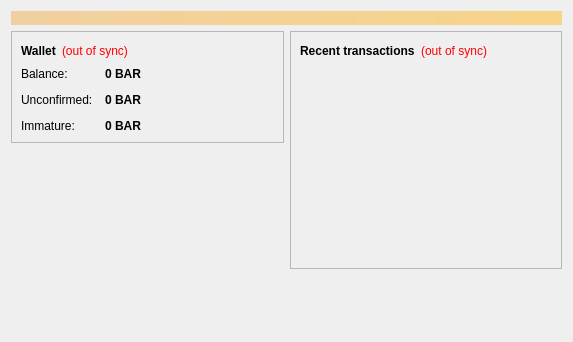
<?xml version="1.0" encoding="UTF-8"?>
<ui version="4.0">
 <class>OverviewPage</class>
 <widget class="QWidget" name="OverviewPage">
  <property name="geometry">
   <rect>
    <x>0</x>
    <y>0</y>
    <width>573</width>
    <height>342</height>
   </rect>
  </property>
  <property name="windowTitle">
   <string>Form</string>
  </property>
  <layout class="QVBoxLayout" name="topLayout">
   <item>
    <widget class="QLabel" name="labelAlerts">
     <property name="visible">
      <bool>false</bool>
     </property>
     <property name="styleSheet">
      <string notr="true">background-color: qlineargradient(x1: 0, y1: 0, x2: 1, y2: 0, stop:0 #F0D0A0, stop:1 #F8D488); color:#000000;</string>
     </property>
     <property name="wordWrap">
      <bool>true</bool>
     </property>
     <property name="margin">
      <number>3</number>
     </property>
    </widget>
   </item>
   <item>
    <layout class="QHBoxLayout" name="horizontalLayout" stretch="1,1">
     <item>
      <layout class="QVBoxLayout" name="verticalLayout_2">
       <item>
        <widget class="QFrame" name="frame">
         <property name="frameShape">
          <enum>QFrame::StyledPanel</enum>
         </property>
         <property name="frameShadow">
          <enum>QFrame::Raised</enum>
         </property>
         <layout class="QVBoxLayout" name="verticalLayout_4">
          <item>
           <layout class="QHBoxLayout" name="horizontalLayout_4">
            <item>
             <widget class="QLabel" name="label_5">
              <property name="font">
               <font>
                <weight>75</weight>
                <bold>true</bold>
               </font>
              </property>
              <property name="text">
               <string>Wallet</string>
              </property>
             </widget>
            </item>
            <item>
             <widget class="QLabel" name="labelWalletStatus">
              <property name="toolTip">
               <string>The displayed information may be out of date. Your wallet automatically synchronizes with the Barcoin network after a connection is established, but this process has not completed yet.</string>
              </property>
              <property name="styleSheet">
               <string notr="true">QLabel { color: red; }</string>
              </property>
              <property name="text">
               <string notr="true">(out of sync)</string>
              </property>
              <property name="alignment">
               <set>Qt::AlignLeading|Qt::AlignLeft|Qt::AlignVCenter</set>
              </property>
             </widget>
            </item>
            <item>
             <spacer name="horizontalSpacer_2">
              <property name="orientation">
               <enum>Qt::Horizontal</enum>
              </property>
              <property name="sizeHint" stdset="0">
               <size>
                <width>40</width>
                <height>20</height>
               </size>
              </property>
             </spacer>
            </item>
           </layout>
          </item>
          <item>
           <layout class="QFormLayout" name="formLayout_2">
            <property name="fieldGrowthPolicy">
             <enum>QFormLayout::AllNonFixedFieldsGrow</enum>
            </property>
            <property name="horizontalSpacing">
             <number>12</number>
            </property>
            <property name="verticalSpacing">
             <number>12</number>
            </property>
            <item row="0" column="0">
             <widget class="QLabel" name="label">
              <property name="text">
               <string>Balance:</string>
              </property>
             </widget>
            </item>
            <item row="0" column="1">
             <widget class="QLabel" name="labelBalance">
              <property name="font">
               <font>
                <weight>75</weight>
                <bold>true</bold>
               </font>
              </property>
              <property name="cursor">
               <cursorShape>IBeamCursor</cursorShape>
              </property>
              <property name="toolTip">
               <string>Your current balance</string>
              </property>
              <property name="text">
               <string notr="true">0 BAR</string>
              </property>
              <property name="textInteractionFlags">
               <set>Qt::LinksAccessibleByMouse|Qt::TextSelectableByKeyboard|Qt::TextSelectableByMouse</set>
              </property>
             </widget>
            </item>
            <item row="1" column="0">
             <widget class="QLabel" name="label_3">
              <property name="text">
               <string>Unconfirmed:</string>
              </property>
             </widget>
            </item>
            <item row="1" column="1">
             <widget class="QLabel" name="labelUnconfirmed">
              <property name="font">
               <font>
                <weight>75</weight>
                <bold>true</bold>
               </font>
              </property>
              <property name="cursor">
               <cursorShape>IBeamCursor</cursorShape>
              </property>
              <property name="toolTip">
               <string>Total of transactions that have yet to be confirmed, and do not yet count toward the current balance</string>
              </property>
              <property name="text">
               <string notr="true">0 BAR</string>
              </property>
              <property name="textInteractionFlags">
               <set>Qt::LinksAccessibleByMouse|Qt::TextSelectableByKeyboard|Qt::TextSelectableByMouse</set>
              </property>
             </widget>
            </item>
            <item row="2" column="0">
             <widget class="QLabel" name="labelImmatureText">
              <property name="text">
               <string>Immature:</string>
              </property>
             </widget>
            </item>
            <item row="2" column="1">
             <widget class="QLabel" name="labelImmature">
              <property name="font">
               <font>
                <weight>75</weight>
                <bold>true</bold>
               </font>
              </property>
              <property name="toolTip">
               <string>Mined balance that has not yet matured</string>
              </property>
              <property name="text">
               <string notr="true">0 BAR</string>
              </property>
              <property name="textInteractionFlags">
               <set>Qt::LinksAccessibleByMouse|Qt::TextSelectableByKeyboard|Qt::TextSelectableByMouse</set>
              </property>
             </widget>
            </item>
           </layout>
          </item>
         </layout>
        </widget>
       </item>
       <item>
        <spacer name="verticalSpacer">
         <property name="orientation">
          <enum>Qt::Vertical</enum>
         </property>
         <property name="sizeHint" stdset="0">
          <size>
           <width>20</width>
           <height>40</height>
          </size>
         </property>
        </spacer>
       </item>
      </layout>
     </item>
     <item>
      <layout class="QVBoxLayout" name="verticalLayout_3">
       <item>
        <widget class="QFrame" name="frame_2">
         <property name="frameShape">
          <enum>QFrame::StyledPanel</enum>
         </property>
         <property name="frameShadow">
          <enum>QFrame::Raised</enum>
         </property>
         <layout class="QVBoxLayout" name="verticalLayout">
          <item>
           <layout class="QHBoxLayout" name="horizontalLayout_2">
            <item>
             <widget class="QLabel" name="label_4">
              <property name="text">
               <string>&lt;b&gt;Recent transactions&lt;/b&gt;</string>
              </property>
             </widget>
            </item>
            <item>
             <widget class="QLabel" name="labelTransactionsStatus">
              <property name="toolTip">
               <string>The displayed information may be out of date. Your wallet automatically synchronizes with the Barcoin network after a connection is established, but this process has not completed yet.</string>
              </property>
              <property name="styleSheet">
               <string notr="true">QLabel { color: red; }</string>
              </property>
              <property name="text">
               <string notr="true">(out of sync)</string>
              </property>
              <property name="alignment">
               <set>Qt::AlignRight|Qt::AlignTrailing|Qt::AlignVCenter</set>
              </property>
             </widget>
            </item>
            <item>
             <spacer name="horizontalSpacer">
              <property name="orientation">
               <enum>Qt::Horizontal</enum>
              </property>
              <property name="sizeHint" stdset="0">
               <size>
                <width>40</width>
                <height>20</height>
               </size>
              </property>
             </spacer>
            </item>
           </layout>
          </item>
          <item>
           <widget class="QListView" name="listTransactions">
            <property name="styleSheet">
             <string notr="true">QListView { background: transparent; }</string>
            </property>
            <property name="frameShape">
             <enum>QFrame::NoFrame</enum>
            </property>
            <property name="verticalScrollBarPolicy">
             <enum>Qt::ScrollBarAlwaysOff</enum>
            </property>
            <property name="horizontalScrollBarPolicy">
             <enum>Qt::ScrollBarAlwaysOff</enum>
            </property>
            <property name="selectionMode">
             <enum>QAbstractItemView::NoSelection</enum>
            </property>
           </widget>
          </item>
         </layout>
        </widget>
       </item>
       <item>
        <spacer name="verticalSpacer_2">
         <property name="orientation">
          <enum>Qt::Vertical</enum>
         </property>
         <property name="sizeHint" stdset="0">
          <size>
           <width>20</width>
           <height>40</height>
          </size>
         </property>
        </spacer>
       </item>
      </layout>
     </item>
    </layout>
   </item>
  </layout>
 </widget>
 <resources/>
 <connections/>
</ui>
